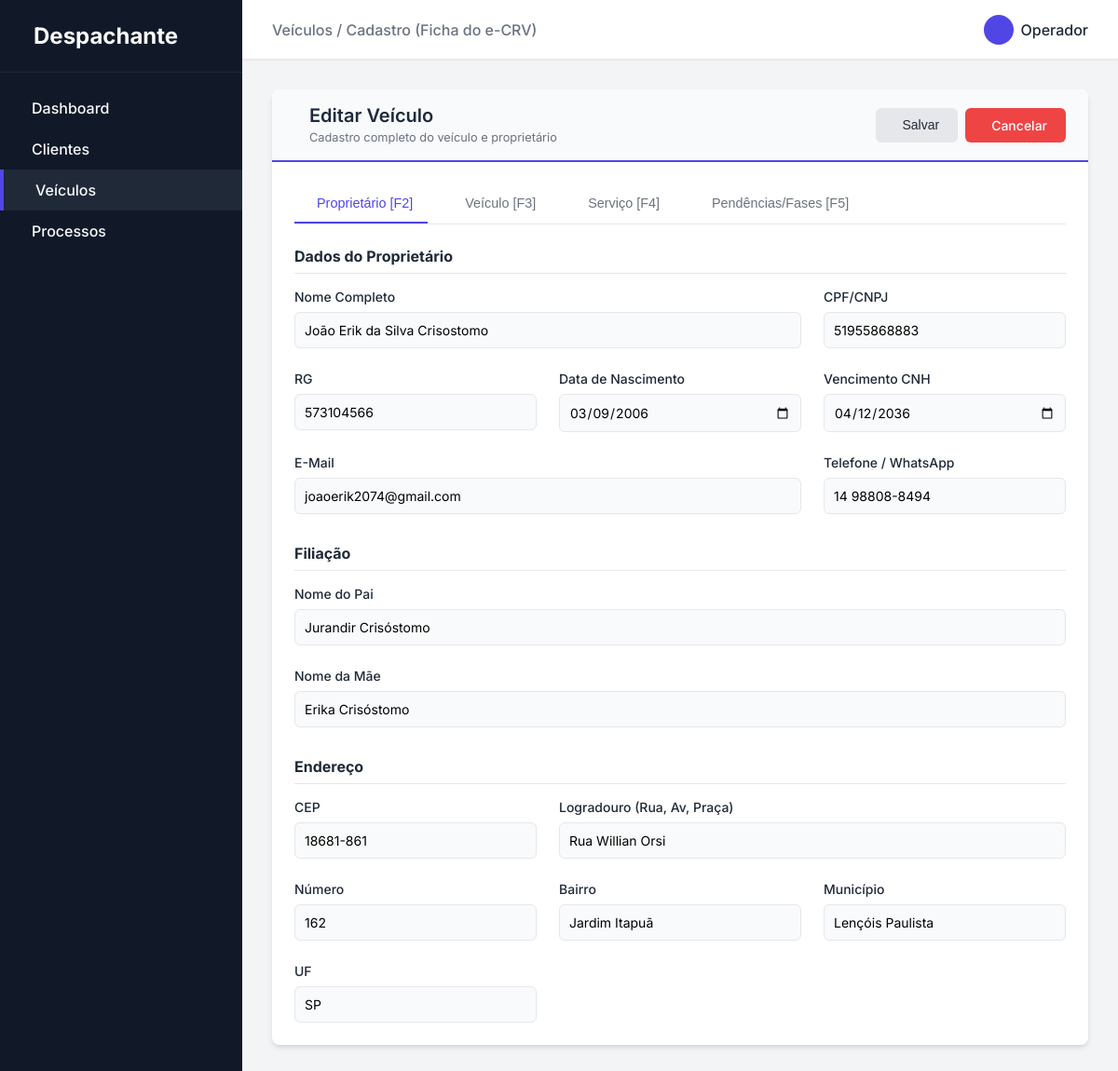
Screenshot of /veiculos/editar/1 with the database file from the repository.
### app/models.py (models this page shows)
class Cliente(db.Model):
    __tablename__ = 'cliente'
    id = db.Column(db.Integer, primary_key=True)
    nome = db.Column(db.String(50), nullable=False)
    vencimento_cnh = db.Column(db.Date, nullable=False)
    nome_pai = db.Column(db.String(50), nullable=False)
    nome_mae = db.Column(db.String(50), nullable=False)
    cpf__cnpj = db.Column(db.String(50), nullable=False)
    rg = db.Column(db.String(50), nullable=False)
    data_nascimento = db.Column(db.Date, nullable=False)
    email = db.Column(db.String(50), nullable=False)
    telefone = db.Column(db.String(50), nullable=False)
    endereco_id = db.Column(db.Integer, db.ForeignKey('endereco.id'))
    veiculos = db.relationship('Veiculo', backref='cliente', lazy=True)
    processos = db.relationship('Processo', backref='cliente', lazy=True)

class Endereco(db.Model):
    __tablename__ = 'endereco'
    id = db.Column(db.Integer, primary_key=True)
    pais = db.Column(db.String(50), nullable=False)
    unidade_federacao = db.Column(db.String(50), nullable=False)
    municipio = db.Column(db.String(50), nullable=False)
    bairro = db.Column(db.String(50), nullable=False)
    logradouro = db.Column(db.String(50), nullable=False)
    numero = db.Column(db.String(50), nullable=False)
    cep = db.Column(db.String(50), nullable=False)
    clientes = db.relationship('Cliente', backref='endereco', lazy=True)

### app/routes/home.py (the view, shortened to what this page needs)
@bp.route('/veiculos/editar/<int:id>', methods=['GET', 'POST'])
def veiculo_editar(id):
    veiculo = Veiculo.query.get_or_404(id)
    return render_template('veiculos/form.html', veiculo=veiculo)

### app/templates/veiculos/form.html (shortened to what this page needs)
{% extends 'base.html' %}
{% block breadcrumb %}Veículos / Cadastro (Ficha do e-CRV){% endblock %}
{% block content %}
<div class="card">
    <div class="card-header"
        style="background-color: #f8fafc; margin: -1.5rem -1.5rem 1.5rem -1.5rem; padding: 1rem 1.5rem; border-top-left-radius: 0.5rem; border-top-right-radius: 0.5rem; border-bottom: 2px solid var(--primary-color);">
        <div style="display: flex; align-items: center; gap: 1rem;">
            <div>
                <h2 class="card-title" style="margin-bottom: 0; color: #1e293b;">{{ 'Editar Veículo' if veiculo else 'Veículo' }}</h2>
                <span style="font-size: 0.8rem; color: var(--text-muted);">Cadastro completo do veículo e proprietário</span>
            </div>
        </div>
        <div style="display: flex; gap: 0.5rem;">
            <button type="submit" form="veiculoForm" class="btn btn-secondary">Salvar</button>
            <a href="{{ url_for('home.veiculos') }}" class="btn btn-danger">Cancelar</a>
        </div>
    </div>
    <div class="tabs">
        <button class="tab-btn active" data-target="tab-proprietario">Proprietário [F2]</button>
        <button class="tab-btn" data-target="tab-veiculo">Veículo
            [F3]</button>
        <button class="tab-btn" data-target="tab-servico">Serviço [F4]</button>
        <button class="tab-btn" data-target="tab-pendencias">Pendências/Fases [F5]</button>
    </div>
    <form id="veiculoForm" action="{{ url_for('home.veiculo_editar', id=veiculo.id) if veiculo else url_for('home.veiculo_novo') }}" method="POST">
        <div id="tab-proprietario" class="tab-content active">
            <h3
                style="font-size: 1rem; color: var(--text-main); margin-bottom: 1rem; border-bottom: 1px solid var(--border-color); padding-bottom: 0.5rem;">
                Dados do Proprietário</h3>
            <div class="form-grid">
                <div class="form-group" style="grid-column: span 2;">
                    <label class="form-label">Nome Completo</label>
                    <input type="text" class="form-control" name="cliente_nome" placeholder="NOME DO PROPRIETÁRIO" value="{{ veiculo.cliente.nome if veiculo and veiculo.cliente else '' }}">
                </div>
                <div class="form-group">
                    <label class="form-label">CPF/CNPJ</label>
                    <input type="text" class="form-control" name="cliente_cpf_cnpj" value="{{ veiculo.cliente.cpf__cnpj if veiculo and veiculo.cliente else '' }}">
                </div>
                <div class="form-group">
                    <label class="form-label">RG</label>
                    <input type="text" class="form-control" name="cliente_rg" value="{{ veiculo.cliente.rg if veiculo and veiculo.cliente else '' }}">
                </div>
                <div class="form-group">
                    <label class="form-label">Data de Nascimento</label>
                    <input type="date" class="form-control" name="cliente_nascimento" value="{{ veiculo.cliente.data_nascimento.strftime('%Y-%m-%d') if veiculo and veiculo.cliente and veiculo.cliente.data_nascimento else '' }}">
                </div>
                <div class="form-group">
                    <label class="form-label">Vencimento CNH</label>
                    <input type="date" class="form-control" name="cliente_vencimento_cnh" value="{{ veiculo.cliente.vencimento_cnh.strftime('%Y-%m-%d') if veiculo and veiculo.cliente and veiculo.cliente.vencimento_cnh else '' }}">
                </div>
                <div class="form-group" style="grid-column: span 2;">
                    <label class="form-label">E-Mail</label>
                    <input type="email" class="form-control" name="cliente_email" value="{{ veiculo.cliente.email if veiculo and veiculo.cliente else '' }}">
                </div>
                <div class="form-group">
                    <label class="form-label">Telefone / WhatsApp</label>
                    <input type="text" class="form-control" name="cliente_telefone" value="{{ veiculo.cliente.telefone if veiculo and veiculo.cliente else '' }}">
                </div>
            </div>
            <h3
                style="font-size: 1rem; color: var(--text-main); margin-top: 2rem; margin-bottom: 1rem; border-bottom: 1px solid var(--border-color); padding-bottom: 0.5rem;">
                Filiação</h3>
            <div class="form-grid">
                <div class="form-group" style="grid-column: span 2;">
                    <label class="form-label">Nome do Pai</label>
                    <input type="text" class="form-control" name="cliente_pai" value="{{ veiculo.cliente.nome_pai if veiculo and veiculo.cliente else '' }}">
                </div>
                <div class="form-group" style="grid-column: span 2;">
                    <label class="form-label">Nome da Mãe</label>
                    <input type="text" class="form-control" name="cliente_mae" value="{{ veiculo.cliente.nome_mae if veiculo and veiculo.cliente else '' }}">
                </div>
            </div>
            <h3
                style="font-size: 1rem; color: var(--text-main); margin-top: 2rem; margin-bottom: 1rem; border-bottom: 1px solid var(--border-color); padding-bottom: 0.5rem;">
                Endereço</h3>
            <div class="form-grid">
                <div class="form-group">
                    <label class="form-label">CEP</label>
                    <input type="text" class="form-control" name="endereco_cep" value="{{ veiculo.cliente.endereco.cep if veiculo and veiculo.cliente and veiculo.cliente.endereco else '' }}">
                </div>
                <div class="form-group" style="grid-column: span 2;">
                    <label class="form-label">Logradouro (Rua, Av, Praça)</label>
                    <input type="text" class="form-control" name="endereco_logradouro" value="{{ veiculo.cliente.endereco.logradouro if veiculo and veiculo.cliente and veiculo.cliente.endereco else '' }}">
                </div>
                <div class="form-group">
                    <label class="form-label">Número</label>
                    <input type="text" class="form-control" name="endereco_numero" value="{{ veiculo.cliente.endereco.numero if veiculo and veiculo.cliente and veiculo.cliente.endereco else '' }}">
                </div>
                <div class="form-group">
                    <label class="form-label">Bairro</label>
                    <input type="text" class="form-control" name="endereco_bairro" value="{{ veiculo.cliente.endereco.bairro if veiculo and veiculo.cliente and veiculo.cliente.endereco else '' }}">
                </div>
                <div class="form-group">
                    <label class="form-label">Município</label>
                    <input type="text" class="form-control" name="endereco_municipio" value="{{ veiculo.cliente.endereco.municipio if veiculo and veiculo.cliente and veiculo.cliente.endereco else '' }}">
                </div>
                <div class="form-group">
                    <label class="form-label">UF</label>
                    <input type="text" class="form-control" name="endereco_uf" value="{{ veiculo.cliente.endereco.unidade_federacao if veiculo and veiculo.cliente and veiculo.cliente.endereco else '' }}">
                </div>
            </div>
        </div>
    </form>
</div>
{% endblock %}

### app/static/css/style.css (style rules this page uses)
:root { --primary-color: #4f46e5; --primary-hover: #4338ca; --bg-color: #f3f4f6; --card-bg: #ffffff; --text-main: #1f2937; --text-muted: #6b7280; --border-color: #e5e7eb; --sidebar-bg: #111827; --sidebar-text: #f9fafb; --sidebar-hover: #1f2937; --danger: #ef4444; --success: #10b981; }
* { margin: 0; padding: 0; box-sizing: border-box; }
body { font-family: 'Inter', -apple-system, BlinkMacSystemFont, "Segoe UI", Roboto, Helvetica, Arial, sans-serif; background-color: var(--bg-color); color: var(--text-main); display: flex; height: 100vh; overflow: hidden; }
.card { background-color: var(--card-bg); border-radius: 0.5rem; box-shadow: 0 4px 6px -1px rgba(0, 0, 0, 0.1), 0 2px 4px -1px rgba(0, 0, 0, 0.06); padding: 1.5rem; margin-bottom: 2rem; }
.card-header { display: flex; justify-content: space-between; align-items: center; margin-bottom: 1.5rem; padding-bottom: 1rem; border-bottom: 1px solid var(--border-color); }
.card-title { font-size: 1.25rem; font-weight: 600; }
.form-grid { display: grid; grid-template-columns: repeat(auto-fit, minmax(250px, 1fr)); gap: 1.5rem; }
.form-group { display: flex; flex-direction: column; gap: 0.5rem; }
.form-label { font-size: 0.875rem; font-weight: 500; color: var(--text-main); }
.form-control { padding: 0.625rem; border: 1px solid var(--border-color); border-radius: 0.375rem; font-family: inherit; font-size: 0.875rem; transition: border-color 0.2s, box-shadow 0.2s; background-color: #f9fafb; }
.btn { display: inline-flex; align-items: center; justify-content: center; padding: 0.625rem 1.25rem; border-radius: 0.375rem; font-weight: 500; font-size: 0.875rem; cursor: pointer; transition: all 0.2s; border: none; text-decoration: none; }
.btn-danger { background-color: var(--danger); color: white; }
.btn-secondary { background-color: #e5e7eb; color: var(--text-main); }
.tabs { display: flex; border-bottom: 1px solid var(--border-color); margin-bottom: 1.5rem; gap: 1rem; }
.tab-btn { padding: 0.75rem 1rem; background: none; border: none; border-bottom: 2px solid transparent; cursor: pointer; font-size: 0.9rem; font-weight: 500; color: var(--text-muted); transition: all 0.2s; }
.tab-btn.active { color: var(--primary-color); border-bottom-color: var(--primary-color); }
.tab-content { display: none; }
.tab-content.active { display: block; animation: fadeIn 0.3s ease-in-out; }

### rows the page displays
Cliente: cliente_nome "João Erik da Silva Crisostomo", cliente_cpf_cnpj "51955868883", cliente_rg "573104566", cliente_nascimento "03/09/2006", cliente_vencimento_cnh "04/12/2036", cliente_email "joaoerik2074@gmail.com", cliente_telefone "14 98808-8494", cliente_pai "Jurandir Crisóstomo", cliente_mae "Erika Crisóstomo"
Endereco: endereco_cep "18681-861", endereco_logradouro "Rua Willian Orsi", endereco_numero "162", endereco_bairro "Jardim Itapuã", endereco_municipio "Lençóis Paulista", endereco_uf "SP"

### other values shown
{{ 'Editar Veículo' if veiculo else 'Veículo' }} "Editar Veículo"
